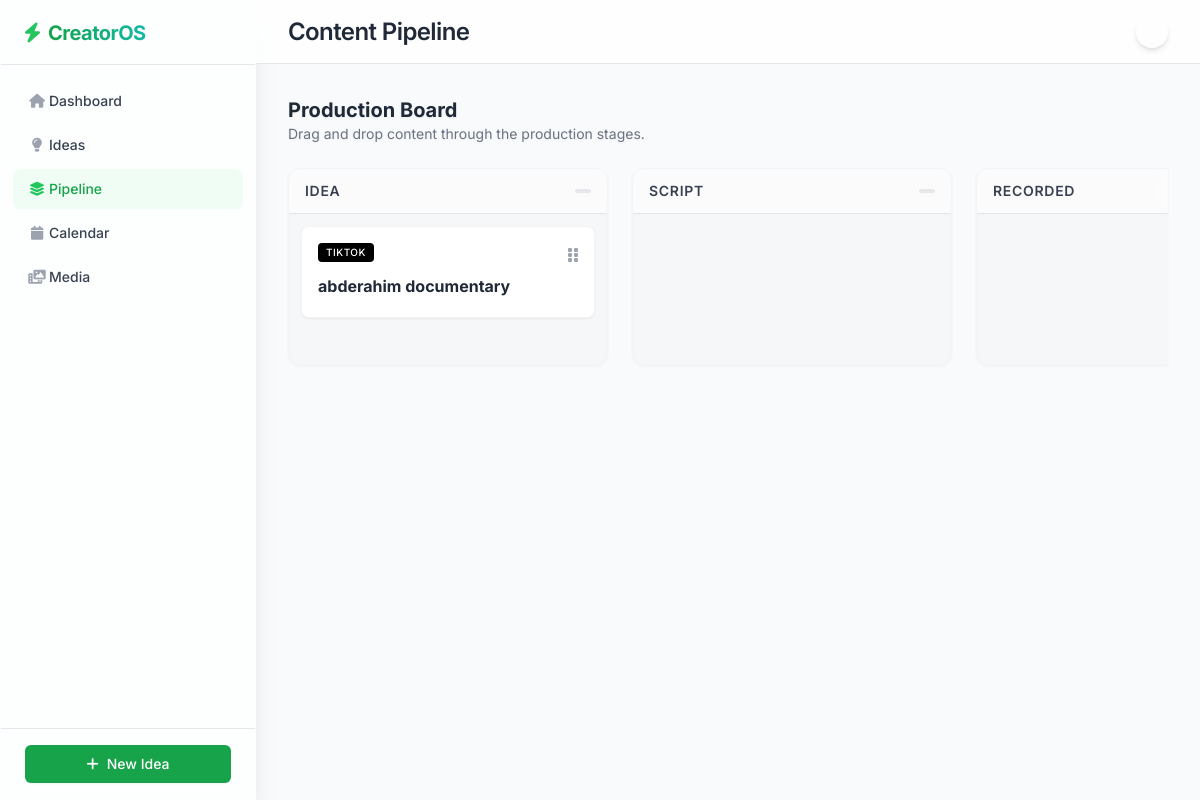
Before: /pipeline/ with the older database file.
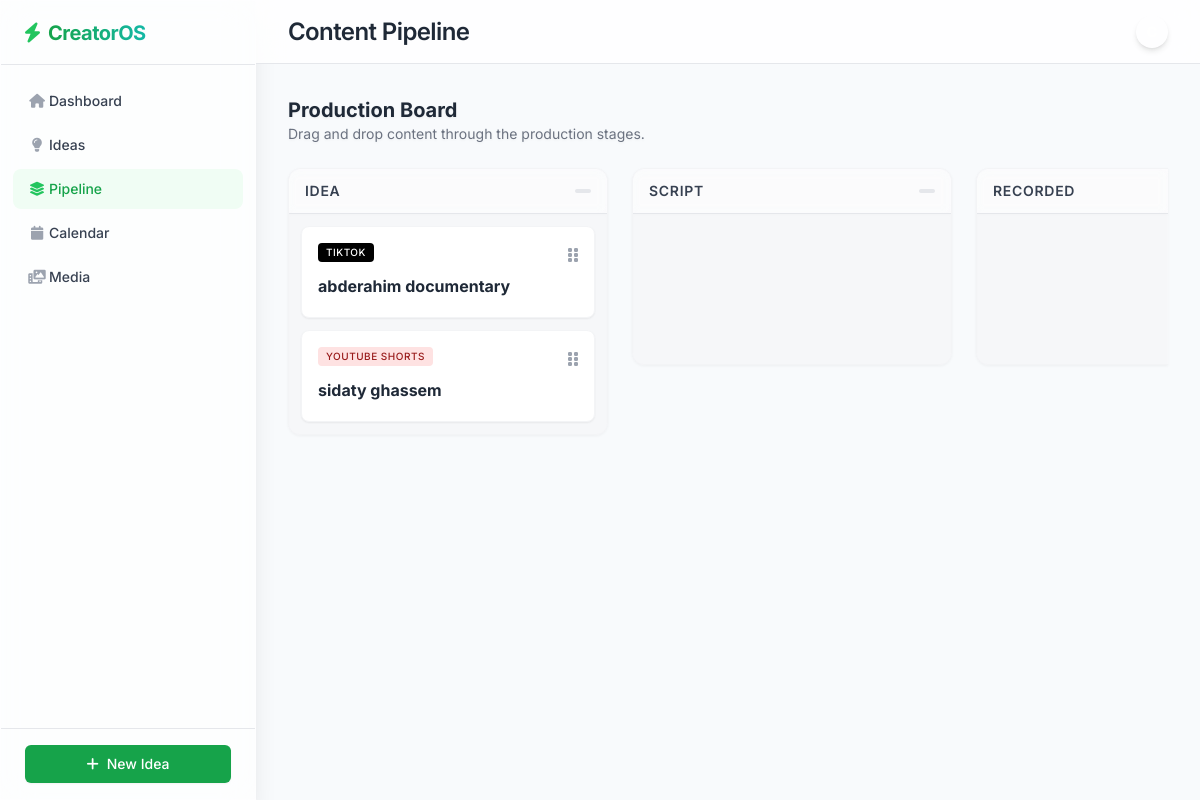
After: the same page with the newer database file.
### content/models.py (models this page shows, shortened)
class Content(models.Model):
    STATUS_CHOICES = [
        ('IDEA', 'Idea'),
        ('SCRIPT', 'Script'),
        ('RECORDED', 'Recorded'),
        ('EDITED', 'Edited'),
        ('SCHEDULED', 'Scheduled'),
        ('PUBLISHED', 'Published'),
    ]
    idea = models.ForeignKey(Idea, on_delete=models.CASCADE, related_name='contents')
    script_text = models.TextField(blank=True)
    video_file = models.FileField(upload_to='videos/', blank=True, null=True)
    thumbnail = models.ImageField(upload_to='thumbnails/', blank=True, null=True)
    status = models.CharField(max_length=20, choices=STATUS_CHOICES, default='IDEA')
    publish_date = models.DateTimeField(blank=True, null=True)
    created_at = models.DateTimeField(default=timezone.now)

class Idea(models.Model):
    PLATFORM_CHOICES = [
        ('TikTok', 'TikTok'),
        ('YouTube Shorts', 'YouTube Shorts'),
        ('Instagram Reels', 'Instagram Reels'),
        ('Facebook', 'Facebook'),
    ]
    title = models.CharField(max_length=200)
    description = models.TextField(blank=True)
    category = models.CharField(max_length=100, blank=True)
    platform = models.CharField(max_length=50, choices=PLATFORM_CHOICES)
    priority = models.IntegerField(default=0, help_text="Higher number = higher priority")
    created_at = models.DateTimeField(default=timezone.now)

### content/views.py (the view)
# urls.py: path('pipeline/', views.pipeline, name='pipeline'),
def pipeline(request):
    contents = Content.objects.select_related('idea').all()
    pipeline_data = {status[0]: [] for status in Content.STATUS_CHOICES}
    for content in contents:
        pipeline_data[content.status].append(content)
    context = {
        'pipeline_data': pipeline_data,
        'statuses': Content.STATUS_CHOICES
    }
    return render(request, 'content/pipeline.html', context)

### templates/content/pipeline.html (shortened to what this page needs)
{% extends 'base.html' %}
{% block header_title %}Content Pipeline{% endblock %}
{% block content %}
<div class="mb-6 flex justify-between items-center">
    <div>
        <h2 class="text-xl font-bold text-gray-800">Production Board</h2>
        <p class="text-sm text-gray-500">Drag and drop content through the production stages.</p>
    </div>
</div>
<div class="flex overflow-x-auto space-x-6 pb-4 h-[calc(100vh-220px)] items-start">
    {% for status, label in statuses %}
    <div class="flex-shrink-0 w-80 bg-gray-50/50 rounded-xl border border-gray-100 flex flex-col max-h-full">
        <div class="px-4 py-3 border-b border-gray-200 bg-white/50 backdrop-blur-sm rounded-t-xl flex justify-between items-center">
            <h3 class="font-semibold text-gray-700 uppercase tracking-wider text-sm">{{ label }}</h3>
            <span class="bg-gray-200 text-gray-600 py-0.5 px-2 rounded-full text-xs font-bold" id="count-{{ status }}">
            </span>
        </div>
        <div class="flex-1 overflow-y-auto p-3 space-y-3 kanban-column min-h-[150px]" data-status="{{ status }}" ondrop="drop(event)" ondragover="allowDrop(event)">
            {% for item in pipeline_data.items %}
                {% if item.0 == status %}
                    {% for content in item.1 %}
                    <div class="bg-white p-4 rounded-lg shadow-sm border border-gray-100 cursor-move hover:shadow-md transition-shadow relative group" draggable="true" ondragstart="drag(event)" id="card-{{ content.id }}" data-id="{{ content.id }}">
                        <div class="flex justify-between items-start mb-2">
                            <span class="inline-flex items-center px-2 py-0.5 rounded text-[10px] font-medium uppercase tracking-wider
                                {% if content.idea.platform == 'TikTok' %}bg-black text-white
                                {% elif content.idea.platform == 'YouTube Shorts' %}bg-red-100 text-red-800
                                {% elif content.idea.platform == 'Instagram Reels' %}bg-fuchsia-100 text-fuchsia-800
                                {% else %}bg-blue-100 text-blue-800{% endif %}">
                                {{ content.idea.platform }}
                            </span>
                            <div class="text-gray-400 group-hover:text-brand-500 transition-colors">
                                <i class="fa-solid fa-grip-vertical"></i>
                            </div>
                        </div>
                        <h4 class="font-bold text-gray-800 mb-1 leading-snug">{{ content.idea.title }}</h4>
                    </div>
                    {% endfor %}
                {% endif %}
            {% endfor %}
        </div>
    </div>
    {% endfor %}
</div>
{% endblock %}

### templates/base.html (shortened to what this page needs)
<!DOCTYPE html>
<html lang="en">
<head>
    <script src="https://cdn.tailwindcss.com"></script>
    <link href="https://cdnjs.cloudflare.com/ajax/libs/font-awesome/6.0.0/css/all.min.css" rel="stylesheet">
</head>
<body class="font-sans antialiased text-gray-800 flex h-screen overflow-hidden">
    <aside class="w-64 glass-panel flex flex-col h-full border-r border-gray-200 z-10 relative">
        <div class="h-16 flex items-center px-6 border-b border-gray-200">
            <i class="fa-solid fa-bolt text-brand-500 text-xl mr-2"></i>
            <span class="text-xl font-bold tracking-tight bg-clip-text text-transparent bg-gradient-to-r from-brand-600 to-teal-500">CreatorOS</span>
        </div>
        <nav class="flex-1 overflow-y-auto py-4 px-3 space-y-1">
            <a href="{% url 'dashboard' %}" class="flex items-center px-3 py-2.5 text-sm font-medium rounded-lg hover:bg-brand-50 hover:text-brand-600 transition-all duration-200 group {% if request.resolver_match.url_name == 'dashboard' %}bg-brand-50 text-brand-600{% else %}text-gray-700{% endif %}">
                <i class="fa-solid fa-house w-6 text-center {% if request.resolver_match.url_name == 'dashboard' %}text-brand-500{% else %}text-gray-400 group-hover:text-brand-500{% endif %} transition-colors"></i>
                Dashboard
            </a>
            <a href="{% url 'idea_list' %}" class="flex items-center px-3 py-2.5 text-sm font-medium rounded-lg hover:bg-brand-50 hover:text-brand-600 transition-all duration-200 group {% if 'idea' in request.resolver_match.url_name %}bg-brand-50 text-brand-600{% else %}text-gray-700{% endif %}">
                <i class="fa-solid fa-lightbulb w-6 text-center {% if 'idea' in request.resolver_match.url_name %}text-brand-500{% else %}text-gray-400 group-hover:text-brand-500{% endif %} transition-colors"></i>
                Ideas
            </a>
            <a href="{% url 'pipeline' %}" class="flex items-center px-3 py-2.5 text-sm font-medium rounded-lg hover:bg-brand-50 hover:text-brand-600 transition-all duration-200 group {% if request.resolver_match.url_name == 'pipeline' %}bg-brand-50 text-brand-600{% else %}text-gray-700{% endif %}">
                <i class="fa-solid fa-layer-group w-6 text-center {% if request.resolver_match.url_name == 'pipeline' %}text-brand-500{% else %}text-gray-400 group-hover:text-brand-500{% endif %} transition-colors"></i>
                Pipeline
            </a>
            <a href="{% url 'calendar' %}" class="flex items-center px-3 py-2.5 text-sm font-medium rounded-lg hover:bg-brand-50 hover:text-brand-600 transition-all duration-200 group {% if request.resolver_match.url_name == 'calendar' %}bg-brand-50 text-brand-600{% else %}text-gray-700{% endif %}">
                <i class="fa-solid fa-calendar w-6 text-center {% if request.resolver_match.url_name == 'calendar' %}text-brand-500{% else %}text-gray-400 group-hover:text-brand-500{% endif %} transition-colors"></i>
                Calendar
            </a>
            <a href="{% url 'media_library' %}" class="flex items-center px-3 py-2.5 text-sm font-medium rounded-lg hover:bg-brand-50 hover:text-brand-600 transition-all duration-200 group {% if 'media' in request.resolver_match.url_name %}bg-brand-50 text-brand-600{% else %}text-gray-700{% endif %}">
                <i class="fa-solid fa-photo-film w-6 text-center {% if 'media' in request.resolver_match.url_name %}text-brand-500{% else %}text-gray-400 group-hover:text-brand-500{% endif %} transition-colors"></i>
                Media
            </a>
        </nav>
        <div class="px-6 py-4 border-t border-gray-200">
            <a href="{% url 'idea_create' %}" class="w-full flex items-center justify-center px-4 py-2 border border-transparent rounded-md shadow-sm text-sm font-medium text-white bg-brand-600 hover:bg-brand-700 focus:outline-none focus:ring-2 focus:ring-offset-2 focus:ring-brand-500 transition-all duration-300 hover:shadow-lg transform hover:-translate-y-0.5">
                <i class="fa-solid fa-plus mr-2"></i> New Idea
            </a>
        </div>
    </aside>
    <main class="flex-1 flex flex-col h-full bg-slate-50 relative overflow-hidden">
        <header class="h-16 flex items-center justify-between px-8 bg-white/80 backdrop-blur-md border-b border-gray-200 z-10 transition-all">
            <h1 class="text-2xl font-semibold text-gray-800 tracking-tight">{% block header_title %}Dashboard{% endblock %}</h1>
            <div class="flex items-center space-x-4">
                <div class="w-8 h-8 rounded-full bg-gradient-to-tr from-brand-400 to-teal-400 text-white flex items-center justify-center shadow-md">
                    <span class="text-sm font-bold">C</span>
                </div>
            </div>
        </header>
        <div class="flex-1 overflow-auto p-8 z-0">
            <div class="max-w-7xl mx-auto drop-shadow-sm">
                {% block content %}{% endblock %}
            </div>
        </div>
    </main>
</body>
</html>

### templates/base.html (style rules this page uses)
body { background-color: #f8fafc; }

Changed rows visible on the page:
added Content: idea.platform "YOUTUBE SHORTS", idea "sidaty ghassem"
